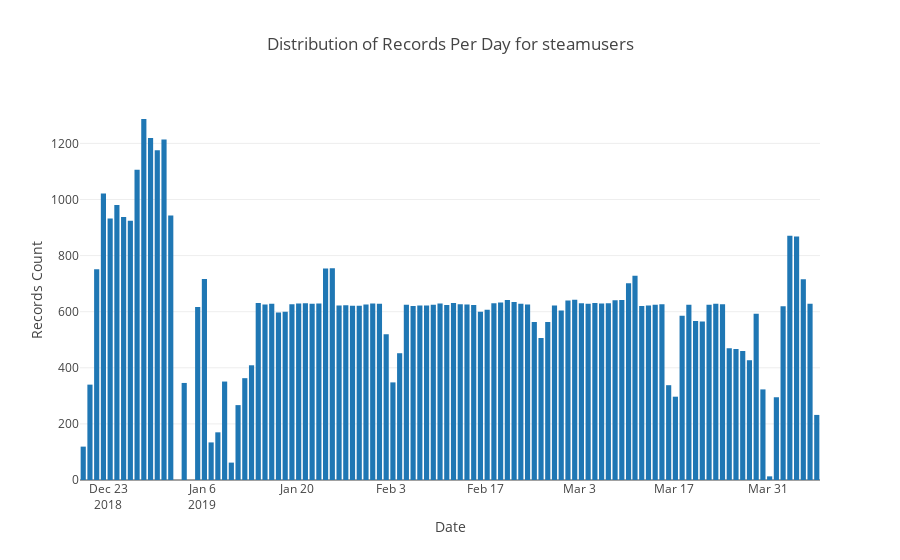

Source (notebook cell):
### Markdown cell above
## These are the number of records we have per day for the `steamusers` Mongo collection.  This is created using the `steamusers.py` script.

### Code cell
# https://plot.ly/python/bar-charts/

data = [Bar(
        x=grouped_df['date'],
        y=grouped_df['count']
    )]

layout = Layout(
        title='Distribution of Records Per Day for steamusers',
        xaxis=dict(
            title='Date'
        ),
        yaxis=dict(
            title='Records Count'
        )
    )

fig = Figure(data=data, layout=layout)

iplot(fig)
